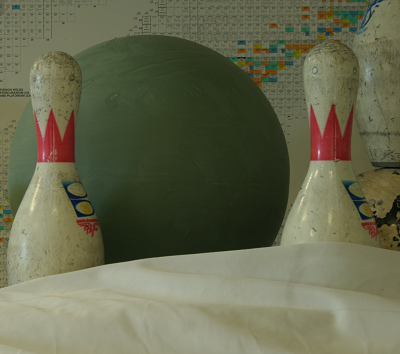
#> input picture view_l.png, 400 x 354 px
$ python stereolib.py
#> lines starting #> are read from the running program, lines starting #| are printed output that depends on the picture
import numpy as np
import cv2 as cv
from matplotlib import pyplot as plt

imgL = cv.imread('view_l.png', cv.IMREAD_GRAYSCALE)
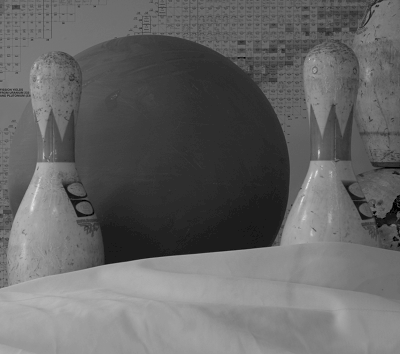
#> imgL: shape (354, 400); min 0, max 240, mean 101.2
imgR = cv.imread('view_r.png', cv.IMREAD_GRAYSCALE)
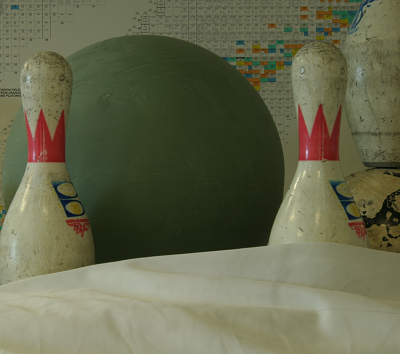
#> input picture view_r.png, 400 x 354 px
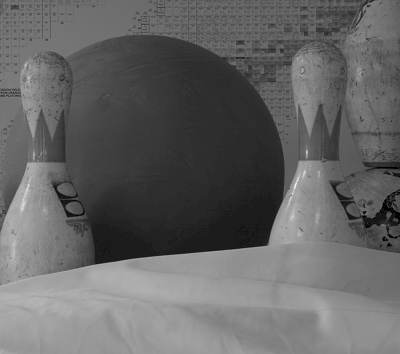
#> imgR: shape (354, 400); min 0, max 244, mean 100.6
'''
plt.imshow(imgL)
plt.show()
plt.imshow(imgL)
plt.show()
'''
stereo = cv.StereoBM.create(numDisparities=16, blockSize=15)
disparity = stereo.compute(imgL,imgR)
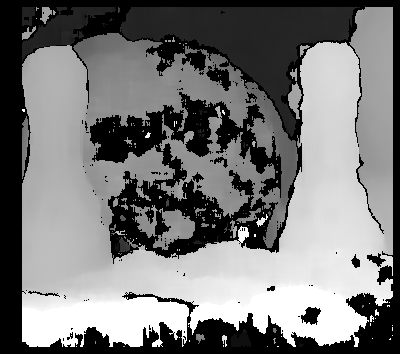
#> disparity: shape (354, 400) int16; min -16, max 240, mean 104.3; drawn with min black and max white
disparity_normalised = cv.normalize(disparity,None,alpha=0,beta=255,norm_type=cv.NORM_MINMAX,dtype=cv.CV_8U)
fig,ax = plt.subplots(1,2,figsize=(10,5))
ax[0].imshow(disparity_normalised,"gray")
ax[1].imshow(disparity,"gray")
plt.tight_layout()
plt.show()
